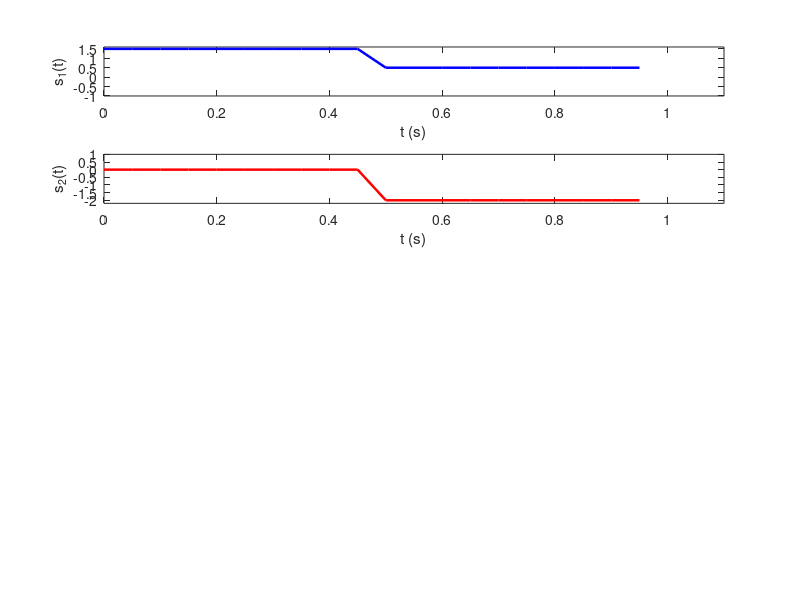

Reproduce this figure in MATLAB. (Note: this script raises an error after producing the figure.)
clc; clear; close all; 
  
% ================ Represent s1(t) and s2(t) 
ts = 0.05;  % The sample time 
t1 = 0:   ts: 0.5 - 0.05; 
t2 = 0.5: ts: 1 - 0.05; 
t_1bit = [t1 t2];  % Time of 1 bit 
L = length(t_1bit); % The number of samples of 1 bit 
  
s1_t1 = 1.5*ones(1,length(t1)); 
s1_t2 = 0.5*ones(1,length(t2)); 
s1 = [s1_t1   s1_t2];  % s1(t) 
  
s2_t1 = 0*ones(1,length(t1)); 
s2_t2 = -2*ones(1,length(t2)); 
s2 = [s2_t1    s2_t2];  % s2(t) 
  
  
% ================ The transmitted signal  
Ntry = 10^1; % The total transmitted bits 
Bit = randsrc(1,Ntry,[0 1]) ;% Transmission with P1 = P2 = 0.5 
  
s = []; % The transmitted signal s(t) 
t = []; % The time of s(t) 
for i = 1:Ntry 
    if Bit(i) == 0 
        s = [s   s1]; 
    else 
        s = [s   s2]; 
    end 
     
    t_ibit = t_1bit + (i-1); % Time of i-bit 
    t = [t  t_ibit]; 
end 
  
% ================= The AWGN channel 
N0_2 = 0.05; % The noise power spectrum desity (W/Hz) N0/2 
B = 1/ts;    % Bandwidth of signals 
Power_noise = B*N0_2; % The power of noise  
w = sqrt(Power_noise)*randn(1,length(s)); 
  
% ================= The received signal 
r = s+w; 
  

 
figure(1) 
subplot(5,1,1) 
plot(t_1bit,s1,'b-','linewidth',1.8); hold on; 
xlabel('t (s)'); ylabel('s_1(t)'); 
axis([0 1.1 -1 1.6]) 
  
subplot(5,1,2) 
plot(t_1bit,s2,'r-','linewidth',1.8); 
xlabel('t (s)'); ylabel('s_2(t)') 
axis([0 1.1 -2.2 1]) 
  
x_note = 0.5 :1 :Ntry - 0.5; 
y_note = 2.4 *ones(1,Ntry); 
Text = string(Bit); 
subplot(5,1,3) 
plot(t,s,'g-','linewidth',1.8); 
text(x_note, y_note, Text); 
xlabel('t (s)'); ylabel('s(t)') 
axis([0 Ntry -3 3]) 
  
subplot(5,1,4) 
plot(t,w,'k-','linewidth',1.4); 
text(x_note, y_note, Text); 
xlabel('t (s)'); ylabel('w(t)') 
axis([0 Ntry -4 4]) 
  
subplot(5,1,5) 
plot(t,r,'m-','linewidth',1.8); 
text(x_note, y_note, Text); 
xlabel('t (s)'); ylabel('s(t)') 
axis([0 Ntry -3.2 3.2])
